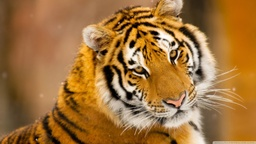
#> input picture amanerik_HW01/images/image_1.jpg, 256 x 144 px, shrunk from 1280 x 720 before the run
$ python conv.py   (Python 2 division)
#> lines starting #> are read from the running program, lines starting #| are printed output that depends on the picture
#> further down, curr_img is the input picture: shape (144, 256, 3); mean B, G, R 60.1, 114, 160.1
#!/usr/bin/env python

#-------------------------------------------------------------------------------
"""conv.py:   Module containg the class Conv2D for implementing 2D convolution on
              a set of images using different kernels and """

__author__      = "Ankit Manerikar"
__copyright__   = "Copyright (C) 2017, Purdue University"
__date__        = "28th August, 2017"
__credits__     = ["Ankit Manerikar"]
__license__     = "Public Domain"
__version__     = "1.0"
__maintainer__  = "Ankit Manerikar"
__email__       = "amanerik@purdue.edu"
__status__      = "Prototype"
#-------------------------------------------------------------------------------

"""-----------------------------------------------------------------------------
* Module Description:
This module contains the class Conv2D that allows 2D convolution on a set of images
while specifying different parameters. These parameters include:

in_channel  - number of input channels
o_channel   - number of output channels
kernel_size - kernel size
stride      - number of pixels to skip
mode        - two modes:
              'known' - chooses kernels from a preset list of kernels
              'rand'  = randomly initializes a kernel of a given size

The methods for this class are:
__init__()    - Constructor for Conv2D
forward()     - method for implementing convolution on a 2D image
-----------------------------------------------------------------------------"""
import time
import math
import os, sys
import numpy as np
##import pytorch
import cv2
import matplotlib.pyplot as plt

class Conv2D(object):

    # Data Attributes ----------------------------------------------------------
    kernel_size_3_list =   [  np.array([[-1,-1,-1],
                                        [ 0, 0, 0],
                                        [ 1, 1, 1]]),
                              np.array([[-1, 0, 1],
                                        [-1, 0, 1],
                                        [-1, 0, 1]]),
                              np.array([[ 1, 1, 1],
                                        [ 1, 1, 1],
                                        [ 1, 1,1]]) ]

    kernel_size_5_list =   [  np.array([[-1,-1,-1,-1,-1],
                                        [-1,-1,-1,-1,-1],
                                        [ 0, 0, 0, 0, 0],
                                        [ 1, 1, 1, 1, 1],
                                        [ 1, 1, 1, 1, 1]]),
                              np.array([[-1,-1, 0, 1, 1],
                                        [-1,-1, 0, 1, 1],
                                        [-1,-1, 0, 1, 1],
                                        [-1,-1, 0, 1, 1],
                                        [-1,-1, 0, 1, 1]]) ]
    #---------------------------------------------------------------------------

    def __init__(self, in_channel, o_channel, kernel_size, stride, mode):
        """---------------------------------------------------------------------
        Desc.:  Constructor Method
        Args:   in_channel  - number of input channels
                o_channel   - number of output channels
                kernel_size - kernel size
                stride      - number of pixels to skip
                mode        - two modes:
                              'known' - chooses kernels from a preset list of kernels
                              'rand'  = randomly initializes a kernel of a given size
        Returns: -
        ---------------------------------------------------------------------"""
#> called with in_channel = 3, o_channel = 1, kernel_size = 3, stride = 1, mode = 'rand'

        self.in_channel = in_channel
        self.o_channel  = o_channel
        self.kernel_size = kernel_size

        if   mode == 'known':

            if   kernel_size == 3:
                self.k_curr = self.kernel_size_3_list
            elif kernel_size == 5:
                self.k_curr = self.kernel_size_5_list
            else:
                print 'Option not recognized ...'
                self.k_curr = self.kernel_size_3_list

        elif mode == 'rand':
            self.k_curr = []

            for k in range(o_channel):
                self.k_curr.append(np.random.rand(kernel_size,kernel_size))

        self.padding = (kernel_size - kernel_size%2)/2

        self.stride = stride
    #---------------------------------------------------------------------------

    def forward(self,input_image):
            """---------------------------------------------------------------------
            Desc.:  Method for implementing 2D convolution on an input image
            Args.:  input_image - the image to be convolved - should passed as a
                                 2D numpy array
            Returns: opno - number of operations required
                     float_tensor - output channels of convolved image
            ---------------------------------------------------------------------"""
            opno = 0
            [W,H,C] = input_image.shape
#> W = 144; H = 256; C = 3
            float_tensor_3D = []

            for out_ch in range(self.o_channel):

                curr_chnl_img = np.zeros(shape=[W,H])

                for inp_ch in range(C):

                    for i in range(self.padding, W-self.padding,self.stride):
                        for j in range(self.padding, H-self.padding,self.stride):

                            curr_mat = input_image[i-self.padding:i+self.padding+1,
                                                   j-self.padding:j+self.padding+1,
                                                   inp_ch]

                            curr_chnl_img[i,j] += np.multiply(self.k_curr[out_ch], curr_mat).sum()

                            opno += 2*((self.kernel_size)**2) - 1

                float_tensor_3D.append(curr_chnl_img)
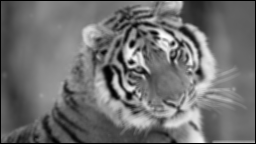
#> curr_chnl_img: shape (144, 256) float64; min 0, max 4334.1, mean 1893.2; drawn with min black and max white
#> after the loop, float_tensor_3D = 1 item; opno = 1839468

            return [opno, np.asarray(float_tensor_3D)]


if __name__ == '__main__':
    curr_img    = cv2.imread('./images/image_1.jpg',cv2.IMREAD_COLOR)

    conv2d = Conv2D(3,1,3,1,'rand')
    [op_count, float_tensor] = conv2d.forward(curr_img)
#> op_count = 1839468
    for k in range(len(float_tensor)):
        fname = str('./ch%i.jpg'%k)
        cv2.imwrite(fname, float_tensor[k])
#> this loop made 1 pass
#> fname on pass 1: './ch0.jpg'
#> pass 1, `cv2.imwrite(fname, float_tensor[k])`:
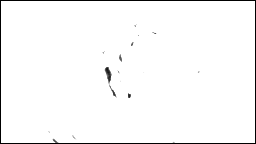
#> saved as ch0.jpg: shape (144, 256); min 0, max 255, mean 248.8

# Class Ends -------------------------------------------------------------------
# ------------------------------------------------------------------------------

$ run again, with amanerik_HW01/images/image_2.jpg copied over amanerik_HW01/images/image_1.jpg
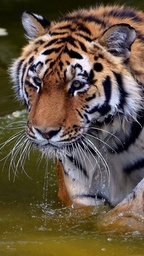
#> input picture amanerik_HW01/images/image_2.jpg, 144 x 256 px, shrunk from 1080 x 1920 before the run
#> curr_img is the input picture: shape (256, 144, 3); mean B, G, R 68, 86.7, 101.6
#> after the loop in forward, `for out_ch in range(self.o_channel):`:
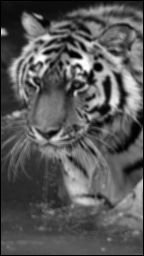
#> curr_chnl_img: shape (256, 144) float64; min 0, max 4192.6, mean 1456.7; drawn with min black and max white
#> after the loop in forward, `for out_ch in range(self.o_channel):`: float_tensor_3D = 1 item; opno = 1839468
#> the loop `for k in range(len(float_tensor)):` made 1 pass
#> fname on pass 1: './ch0.jpg'
#> pass 1, `cv2.imwrite(fname, float_tensor[k])`:
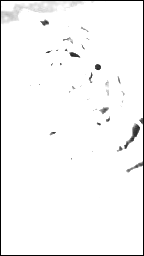
#> saved as ch0.jpg: shape (256, 144); min 0, max 255, mean 246.9
